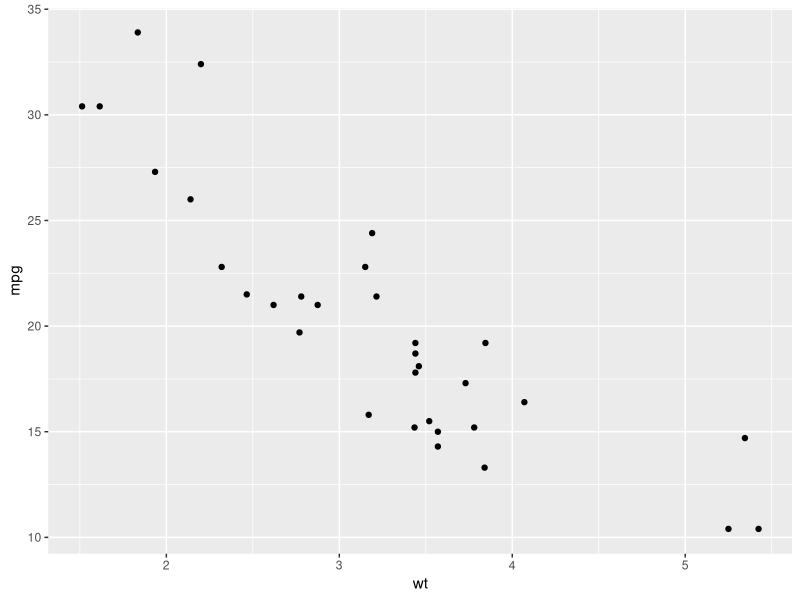
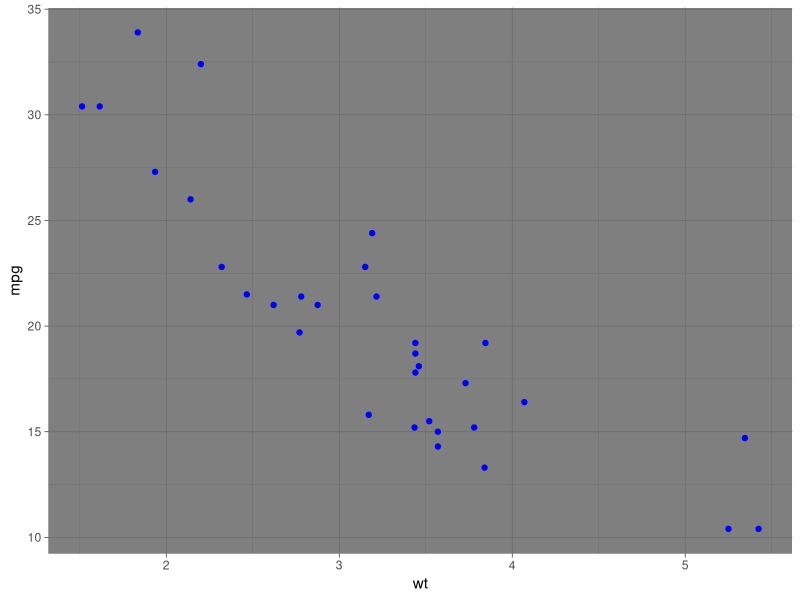
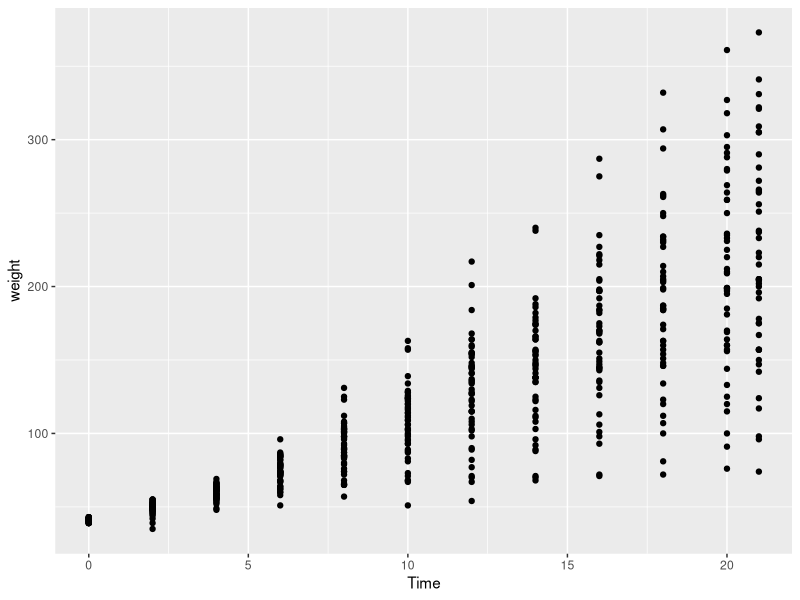
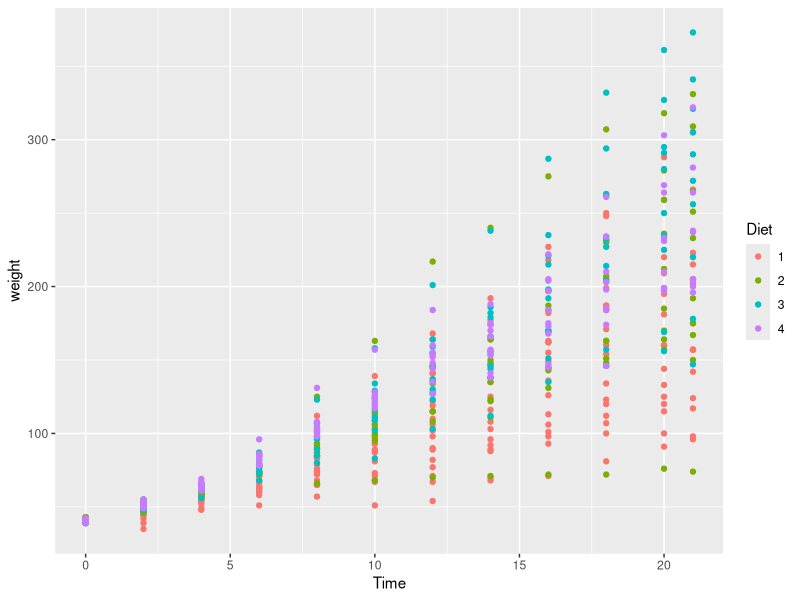
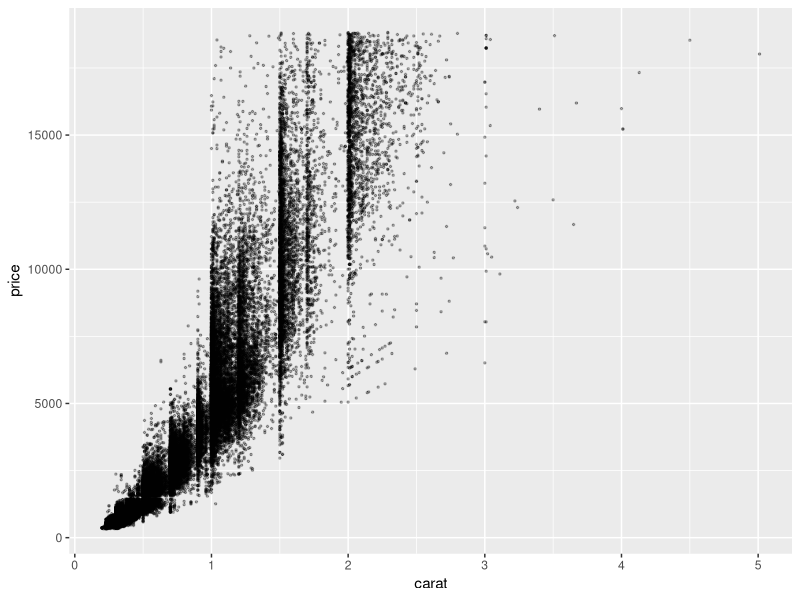
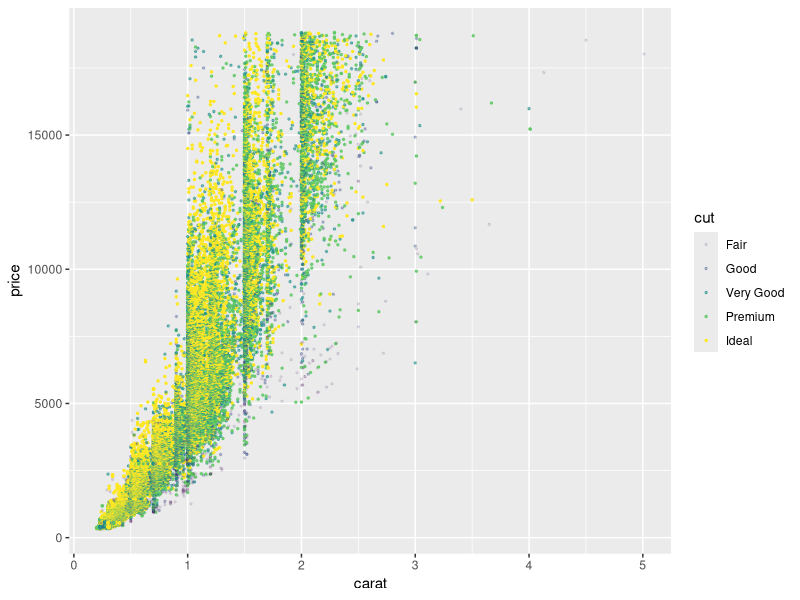
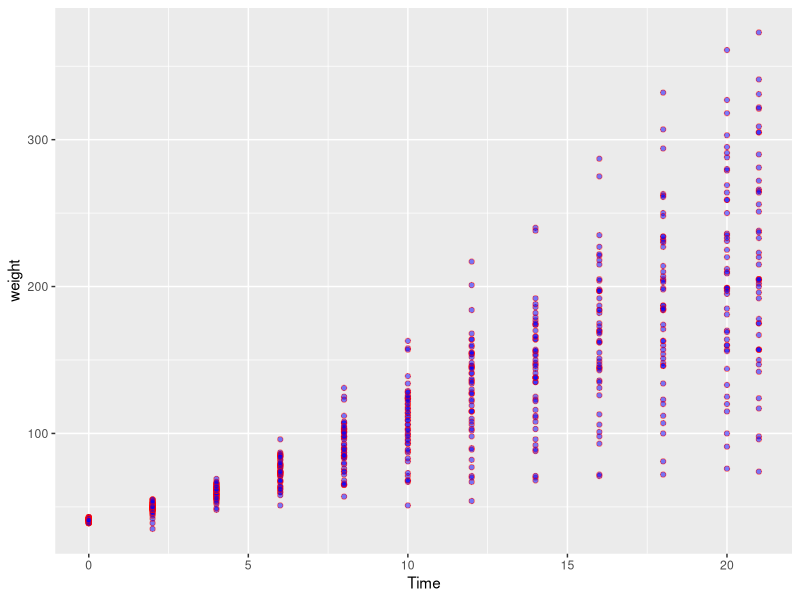
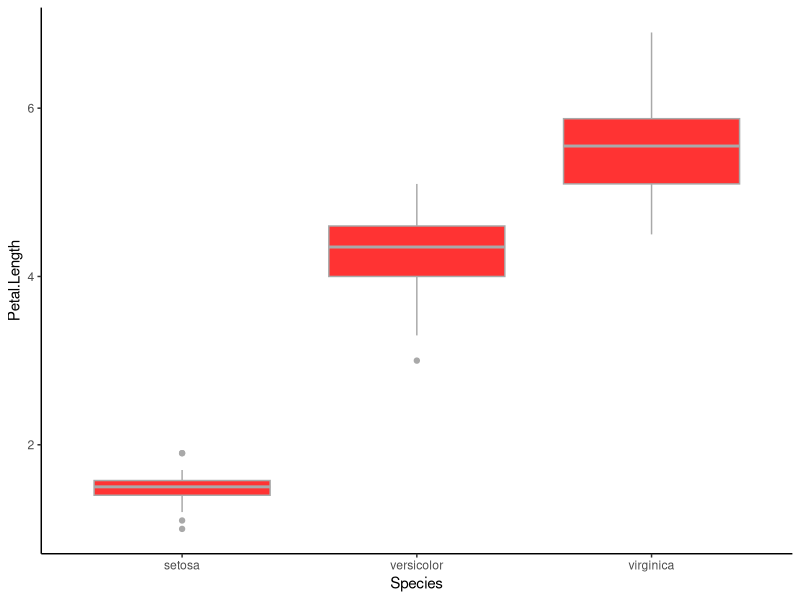

The R script that drew these images, in order: (Note: this script raises an error after producing the figures.)
library(ggplot2)
library(tidyverse)
data(mtcars)
view(mtcars)

## grafico en ggplot2, utilizando los datos de autos
## fc: aestetics, aspectos esteticos... ahi defino la x y la y de lo que quiero representar

ggplot(mtcars, aes(x= wt, y= mpg)) +
  geom_point()+
  theme_grey()

ggplot(mtcars, aes(x= wt, y= mpg)) +
  geom_point(col= "blue")+
  theme_dark()

data("ChickWeight")
ggplot(ChickWeight, aes(x= Time, y= weight))+
  geom_point()

## en el grafico que se genera no se distingue el efecto de la dieta uno o dos (una de las variables) 
## entonces con la funcion aes que hace referencia a mis datos le puedo pedir que diferencie entre dietas

data("ChickWeight")
ggplot(ChickWeight, aes(x= Time, y= weight))+
  geom_point(aes(col= Diet))

## otra cosa importante es que aes reconoce de manera inmediata que el primero se asigna a x y el segundo
## a y. 

data("diamonds")
ggplot(diamonds, aes(carat, price))+
  geom_point(size= 0.5,
             alpha= 0.3)

## puedo combinar color y alpha para destacar mejor mis datos: separo por color a los diferentes variables
## y ademas le doy un indice de transparencia para destacar lo que a mi me interesa

ggplot(diamonds, aes(carat, price))+
  geom_point(aes(col= cut, alpha= cut), 
             size= 0.5)

## modificacion de puntos
          
ggplot(ChickWeight, aes(Time, weight)) +
  geom_point(shape=21, fill= "blue",
             col= "red", alpha = 0.5)

## boxplot
data("iris")
ggplot(iris, aes(Species, Petal.Length)) +
  geom_boxplot(fill= "#ff3333", col= "dark grey") +
  theme_classic()

## grafico violin, muestra la frecuencia de mis datos interpretado como un histograma. Dato que la anchura 
## del grafico muestra cuantos datos tienen el mismo valor. Para eso ayuda la funcion coord_flip para dar 
## vuelta los ejes
ggplot(iris, aes(Species, Petal.Length)) +
  geom_violin(fill= "#ff3333", col= "dark red") +
  theme_classic() +
  coord_flip()

ggplot(iris, aes(Species, Petal.Length)) +
  geom_violin(fill= "#ff3333", col= "dark red") +
  theme_classic()

ggplot(iris, aes(Species, Petal.Length)) +
  geom_violin(fill= "#ff3333", col= "dark red", alpha=0.1) +
  geom_jitter(col= "#ff3333")+
  theme_classic()
  
## si quiero hacer una seleccion exclusiva debo llamar nuevamente los datos
# ggplot(iris, aes(Species, Petal.Length)) +
#   geom_violin(data= iris %>% 
#                 filter(Species== "versicolor"), 
#               aes( Species, Petal.Length),
#               alpha= 1, fill= "red"
#               
              
## hexagono
ggplot(diamonds, aes(carat, price))+
  geom_hex()


## lineas de tendencia. Geomsmooth agrega la linea, la sombra es automaticamente la desviacion standard.
ggplot(ChickWeight, aes(Time, weight)) +
  geom_point()+
  geom_smooth()

ggplot(mtcars, aes(wt, mpg)) +
  geom_point() +
  geom_smooth(method = "lm")

ggplot(ChickWeight, aes(Time, weight)) +
  geom_point(aes(col= Diet)) +
  geom_smooth(method= "lm", aes(col= Diet))


ggplot(ChickWeight, aes(Time, weight, col= Diet)) +
  geom_point() +
  geom_smooth(method= "lm")

## stat_smooth: te permite tener mas control acerca de los datos y la distribucion que tienen
ggplot(ChickWeight, aes(Time, weight, col= Diet)) +
  geom_point() +
  stat_smooth(formula = y ~ x,
              method= "lm")

## leer datos desde rds. trabajaremos con los datos de temphum de la clase pasada. como estoy en un 
## proyecto de github, basta con llamarlo por su nombre
meteo <- read_rds("TempHum.rds") %>% 
  mutate(Mes = as.numeric(Mes))

sant <- meteo %>%
  filter(Ciudad_localidad == "Quinta Normal") 

ggplot(sant, aes(Mes, Temperatura))+
  geom_point()+
  geom_smooth(method = "lm", 
              col= "pink",
              fill= "light pink")

## dado que evidentemente la linea no ajusta, aplicaremos stat_smooth para seleccionar la forma de mis
## datos

ggplot(sant, aes(Mes, Temperatura))+
  geom_point(col= "light blue") +
  stat_smooth(method= "lm",
              formula= y ~ I(x^2)+x ,
              col= "pink",
              fill= "light pink")
sant2 <- meteo %>% 
  filter(Ciudad_localidad == "Quinta Normal") %>% 
  gather(key= Var_Amb,              ## nombre de la columna que quiero crear
         value = Valor,             ## valores asignados a la columna que estoy creando
         Temperatura, Humedad)      ## variables que yo quiero unir en la columna, en solo una variable

ggplot(sant2, aes(Mes, Valor, col= Var_Amb))+
  geom_point() +
  stat_smooth(method= "lm",
              formula= y ~ I(x^2)+x)

## dos ciudades
view(sant_pa)
sant_pa <- meteo %>% 
  filter(Ciudad_localidad %in% c("Quinta Normal", "Punta Arenas"))
ggplot(sant_pa, aes(Mes, Temperatura, col= Ciudad_localidad)) +
  geom_point() +
  stat_smooth(method= "lm",
              formula= y ~ I(x^2)+x)
## split en cuadros

City <- meteo %>% 
  filter(Ciudad_localidad %in% c("Quinta Normal", 
                                 "Punta Arenas",
                                 "La Serena",
                                 "Arica",
                                 "Vallenar"
                                 ))

ggplot(City, aes(Mes, Temperatura)) +
  geom_point() +
  stat_smooth(method= "lm",
              formula= y ~ I(x^2)+x) +
  facet_wrap(~ Ciudad_localidad, ncol= 2)

  